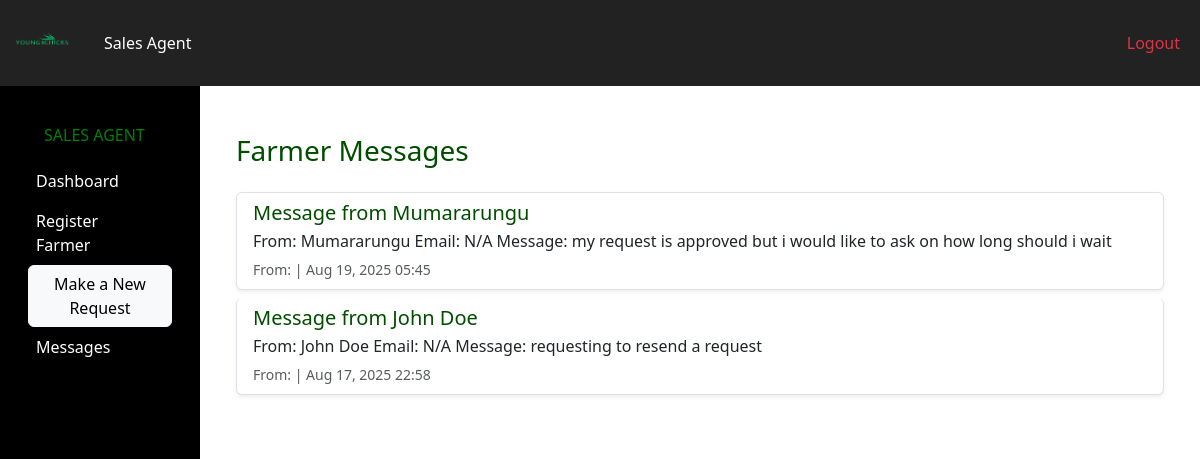
Before: /sales/messages/ (signed in) with the older database file.
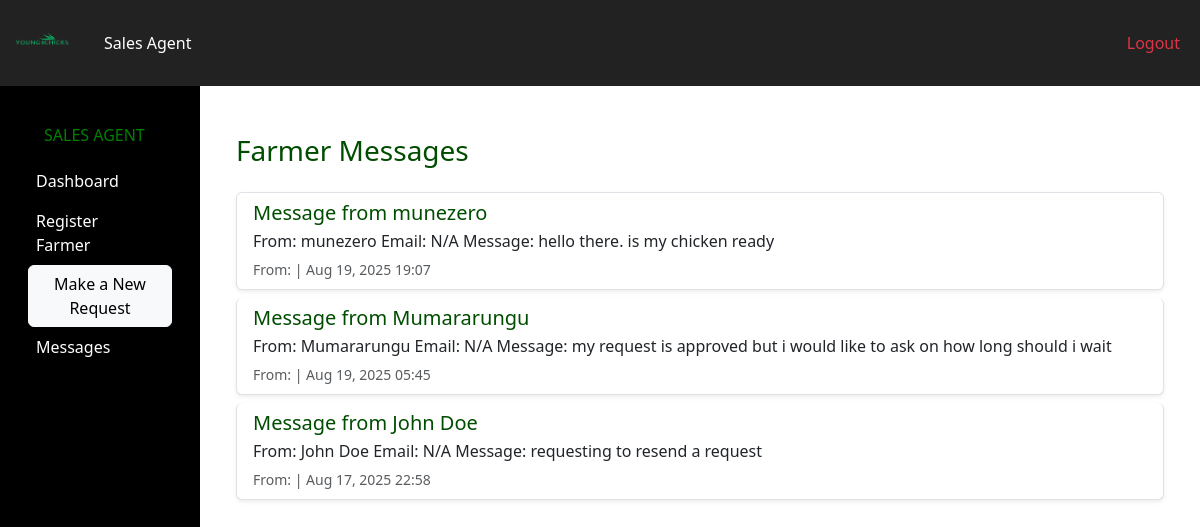
After: the same page with the newer database file.
### pages/models.py (models this page shows)
class FarmerMessage(models.Model):
    sender = models.ForeignKey(
        'Farmer',
        on_delete=models.CASCADE,
        null=True,
        blank=True
    )
    recipient = models.ForeignKey(
        settings.AUTH_USER_MODEL,
        on_delete=models.CASCADE,
        related_name='received_messages'
    )
    subject = models.CharField(max_length=255)
    message = models.TextField()
    created_at = models.DateTimeField(auto_now_add=True)
    is_read = models.BooleanField(default=False)

### pages/views.py (the view)
# urls.py: path("sales/messages/", views.sales_agent_messages, name="sales_agent_messages"),
@login_required
def sales_agent_messages(request):
    if request.user.user_type != "sales_agent":
        messages.error(request, "You are not authorized to view this page.")
        return redirect("home")
    messages_list = FarmerMessage.objects.filter(recipient=request.user).order_by("-created_at")
    return render(request, "pages/sales_agent_messages.html", {"messages_list": messages_list})

### pages/templates/pages/sales_agent_messages.html
{% extends "pages/base.html" %}
{% block content %}
<div class="container mt-5">
  <h3 class="mb-4">Farmer Messages</h3>
  {% if messages_list %}
    <div class="list-group">
      {% for msg in messages_list %}
        <div class="list-group-item mb-2 shadow-sm rounded">
          <h5 class="mb-1">{{ msg.subject }}</h5>
          <p class="mb-1">{{ msg.message }}</p>
          <small class="text-muted">
            From: {{ msg.sender.farmer_name }} | {{ msg.created_at|date:"M d, Y H:i" }}
          </small>
        </div>
      {% endfor %}
    </div>
  {% else %}
    <p class="text-muted">No messages yet.</p>
  {% endif %}
</div>
{% endblock %}

Changed rows visible on the page:
added FarmerMessage: subject "Message from munezero", message "From: munezero Email: N/A Message: hello there. is my chicken ready", created_at "Aug 19, 2025 19:07"
